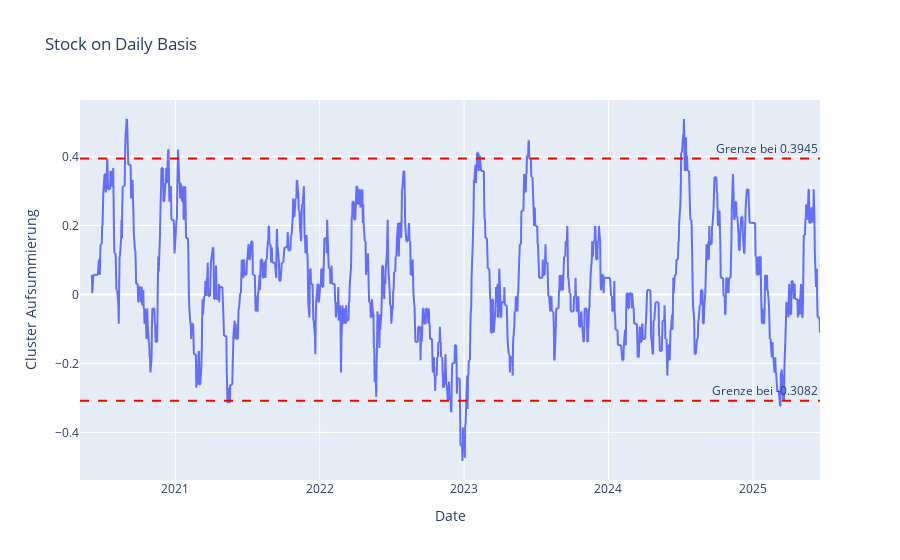

Write notebook code for a chart like this one.
### Markdown cell above
### Show the boundaries

### Code cell
fig = px.line(df_stock, x="Datum", y="density", title="Stock on Daily Basis",
                  labels={"Datum": "Date", "density": "Cluster Aufsummierung"})

fig.add_hline(y=upper_limit, line_dash="dash", line_color="red", annotation_text=f"Grenze bei {round(upper_limit,4)}")
fig.add_hline(y=lower_limit, line_dash="dash", line_color="red", annotation_text=f"Grenze bei {round(lower_limit,4)}")


fig.show()

### Figure 1 — Plotly figure (JSON) as saved in the notebook; plotly's stock layout.template omitted (floating-point values rounded to 4 significant figures; data arrays with more than 128 entries replaced by an {"elided": "..."} marker saying what was removed)
{"data": [{"hovertemplate": "Date=%{x}<br>Cluster Aufsummierung=%{y}<extra></extra>", "legendgroup": "", "line": {"color": "#636efa", "dash": "solid"}, "marker": {"symbol": "circle"}, "mode": "lines", "name": "", "showlegend": false, "type": "scattergl", "x": {"elided": "1305 str values"}, "xaxis": "x", "y": {"elided": "1305 float values"}, "yaxis": "y"}], "layout": {"annotations": [{"showarrow": false, "text": "Grenze bei 0.3945", "x": 1, "xanchor": "right", "xref": "x domain", "y": 0.3945, "yanchor": "bottom", "yref": "y"}, {"showarrow": false, "text": "Grenze bei -0.3082", "x": 1, "xanchor": "right", "xref": "x domain", "y": -0.3082, "yanchor": "bottom", "yref": "y"}], "legend": {"tracegroupgap": 0}, "shapes": [{"line": {"color": "red", "dash": "dash"}, "type": "line", "x0": 0, "x1": 1, "xref": "x domain", "y0": 0.3945, "y1": 0.3945, "yref": "y"}, {"line": {"color": "red", "dash": "dash"}, "type": "line", "x0": 0, "x1": 1, "xref": "x domain", "y0": -0.3082, "y1": -0.3082, "yref": "y"}], "title": {"text": "Stock on Daily Basis"}, "xaxis": {"anchor": "y", "domain": [0, 1], "title": {"text": "Date"}}, "yaxis": {"anchor": "x", "domain": [0, 1], "title": {"text": "Cluster Aufsummierung"}}}}
